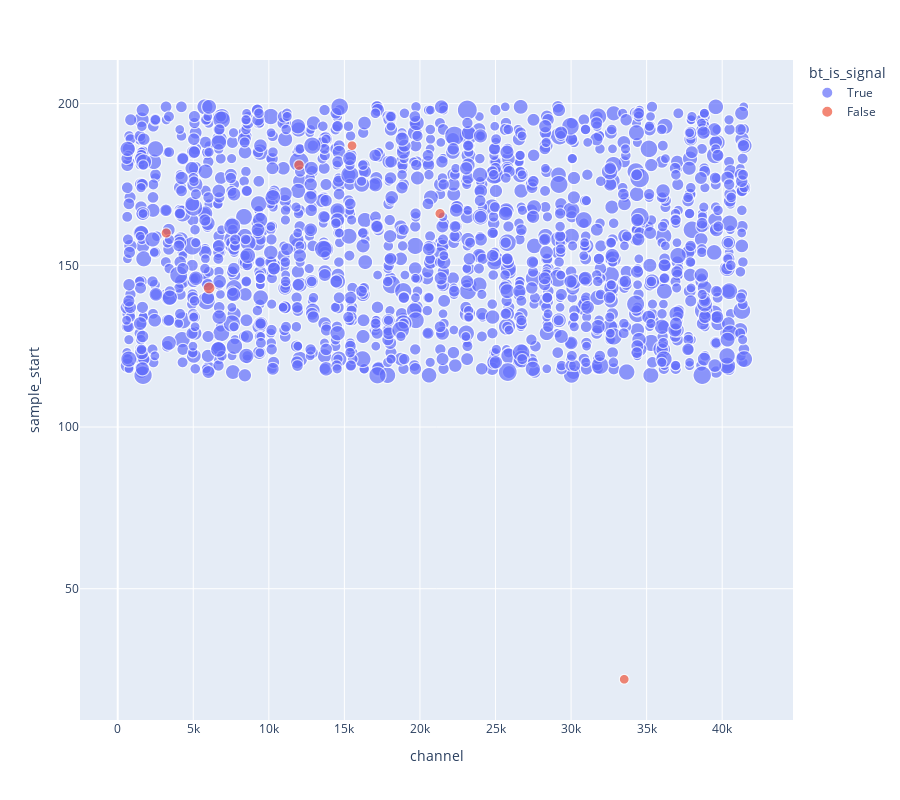

This figure's notebook cell:
### Code cell
pd.options.plotting.backend = 'plotly'
import plotly.express as px

pd.options.plotting.backend = 'matplotlib'
with pandas_backend('plotly') as x:
    f = ws.tps.query('sample_start < 200 & readout_plane_id == 2 & adc_peak > 50').plot.scatter(x='channel', y='sample_start', size='adc_peak', color="bt_is_signal", color_continuous_scale=px.colors.sequential.Viridis, height=800, width=900)
    f.show()

### Figure 1 — Plotly figure (JSON) as saved in the notebook; plotly's stock layout.template omitted (floating-point values rounded to 4 significant figures; data arrays with more than 128 entries replaced by an {"elided": "..."} marker saying what was removed)
{"data": [{"hovertemplate": "bt_is_signal=True<br>channel=%{x}<br>sample_start=%{y}<br>adc_peak=%{marker.size}<extra></extra>", "legendgroup": "True", "marker": {"color": "#636efa", "size": {"elided": "1624 int values"}, "sizemode": "area", "sizeref": 0.535, "symbol": "circle"}, "mode": "markers", "name": "True", "showlegend": true, "type": "scattergl", "x": {"elided": "1624 int values"}, "xaxis": "x", "y": {"elided": "1624 int values"}, "yaxis": "y"}, {"hovertemplate": "bt_is_signal=False<br>channel=%{x}<br>sample_start=%{y}<br>adc_peak=%{marker.size}<extra></extra>", "legendgroup": "False", "marker": {"color": "#EF553B", "size": [53, 56, 51, 76, 58, 57], "sizemode": "area", "sizeref": 0.535, "symbol": "circle"}, "mode": "markers", "name": "False", "showlegend": true, "type": "scattergl", "x": [15505, 21328, 33516, 6047, 11994, 3209], "xaxis": "x", "y": [187, 166, 22, 143, 181, 160], "yaxis": "y"}], "layout": {"height": 800, "legend": {"itemsizing": "constant", "title": {"text": "bt_is_signal"}, "tracegroupgap": 0}, "margin": {"t": 60}, "width": 900, "xaxis": {"anchor": "y", "domain": [0, 1], "title": {"text": "channel"}}, "yaxis": {"anchor": "x", "domain": [0, 1], "title": {"text": "sample_start"}}}}
